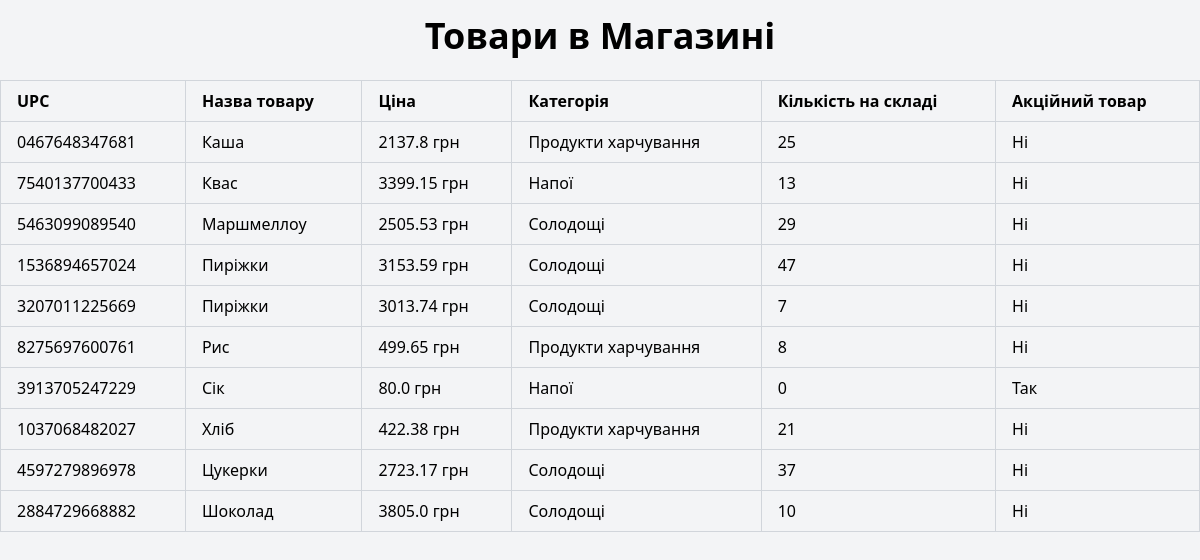
Before: /storeproducts/report (signed in) with the older database file.
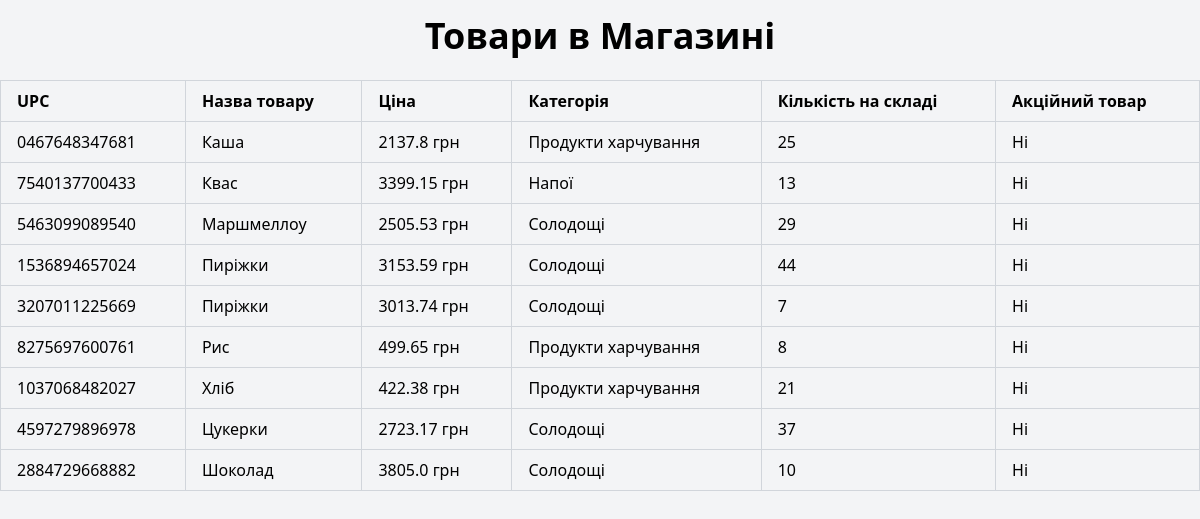
After: the same page with the newer database file.
### tables this page shows
CREATE TABLE store_product (
                upc TEXT PRIMARY KEY,
                price REAL NOT NULL,
                quantity INTEGER NOT NULL,
                expiration_date DATE,
                is_promotional BOOLEAN DEFAULT FALSE,
                promo_price REAL,
                product_id INTEGER NOT NULL,
                FOREIGN KEY (product_id) REFERENCES product (id)
            );

CREATE TABLE product (
                id INTEGER PRIMARY KEY,
                name TEXT NOT NULL,
                manufacturer TEXT NOT NULL,
                specifications TEXT,
                category_number INTEGER NOT NULL,
                FOREIGN KEY (category_number) REFERENCES category (category_number)
            );

CREATE TABLE category (
                category_number INTEGER PRIMARY KEY,
                name TEXT NOT NULL
            );

### zlg_website/views/print_report.py (the view)
@views.route('/storeproducts/report')
@login_required
def print_storeproducts_report():
    if current_user.position != 'Менеджер':
        abort(403)
    sql_query = text("""
        SELECT sp.upc, p.name AS product_name, sp.price, sp.quantity, sp.is_promotional,
               sp.promo_price, c.name AS category_name
        FROM store_product sp
        JOIN Product p ON sp.product_id = p.id
        JOIN Category c ON p.category_number = c.category_number
        ORDER BY p.name
    """)
    products = db.session.execute(sql_query).mappings().all()
    return render_template('print_storeproducts.html', products=products, user=current_user)

### zlg_website/__init__.py (called while the page is built)
def create_app():
    app = Flask(__name__)
    app.config['SECRET_KEY'] = 'zlagoda'
    app.config['SQLALCHEMY_DATABASE_URI'] = f'sqlite:///{os.path.join(app.instance_path, DB_NAME)}'
    app.config['SQLALCHEMY_TRACK_MODIFICATIONS'] = False
    db.init_app(app)
    from .views import views
    from .auth import auth
    app.register_blueprint(views, url_prefix='/')
    app.register_blueprint(auth, url_prefix='/')
    from .models import Employee, Category, Product
    with app.app_context():
        if database_is_empty(app):
            create_database(app)
    login_manager = LoginManager()
    login_manager.login_view = 'auth.login'
    login_manager.init_app(app)
    @login_manager.user_loader
    def load_user(id):
        return Employee.get_by_id(id)
    return app

### zlg_website/templates/print_storeproducts.html (shortened to what this page needs)
<!DOCTYPE html>
<html lang="uk">
<head>
    <link rel="stylesheet" href="https://cdn.jsdelivr.net/npm/tailwindcss@2.2.19/dist/tailwind.min.css">
</head>
<body class="bg-gray-100">
{% block content %}
<div class="py-4">
    <h1 class="text-4xl font-bold mb-6 text-center">Товари в Магазині</h1>
    <div class="overflow-x-auto">
        <table class="min-w-full border-collapse border border-gray-300">
            <thead>
            <tr class="bg-gray-100">
                <th class="border border-gray-300 px-4 py-2 text-left">UPC</th>
                <th class="border border-gray-300 px-4 py-2 text-left">
                    <a href="{{ url_for('views.storeproducts', search=request.args.get('search'), sort='name', order='asc' if request.args.get('order') == 'desc' else 'desc') }}"
                       class="hover:underline">
                        Назва товару
                    </a>
                </th>
                <th class="border border-gray-300 px-4 py-2 text-left">Ціна</th>
                <th class="border border-gray-300 px-4 py-2 text-left">Категорія</th>
                <th class="border border-gray-300 px-4 py-2 text-left">Кількість на складі</th>
                <th class="border border-gray-300 px-4 py-2 text-left">Акційний товар</th>
            </tr>
            </thead>
            <tbody>
            {% if products %}
            {% for product in products %}
            <tr>
                <td class="border border-gray-300 px-4 py-2">{{ product.upc }}</td>
                <td class="border border-gray-300 px-4 py-2">{{ product.product_name }}</td>
                <td class="border border-gray-300 px-4 py-2">
                    {{ product.promo_price if product.is_promotional and product.promo_price else product.price }} грн
                </td>
                <td class="border border-gray-300 px-4 py-2">{{ product.category_name }}</td>
                <td class="border border-gray-300 px-4 py-2">{{ product.quantity }}</td>
                <td class="border border-gray-300 px-4 py-2">{{ 'Так' if product.is_promotional else 'Ні' }}</td>
            </tr>
            {% endfor %}
            {% else %}
            <tr>
                <td colspan="6" class="text-center py-4 text-gray-500">Товари не знайдено</td>
            </tr>
            {% endif %}
            </tbody>
        </table>
    </div>
</div>
{% endblock %}
</body>
</html>

Changed rows visible on the page:
removed store_product: upc "3913705247229", promo_price "80.0"
no longer on this page (row unchanged): product: product_name "Сік"
Other visible differences:
new list line: "1536894657024 3153.59"
new list line: "Пиріжки"
new list line: "грн 44 Ні"
new list line: "Солодощі"
list line gone: "1536894657024 3153.59"
list line gone: "Пиріжки"
list line gone: "грн 47 Ні"
list line gone: "Солодощі"
list line gone: "грн 0 Так"
list line gone: "Напої"
